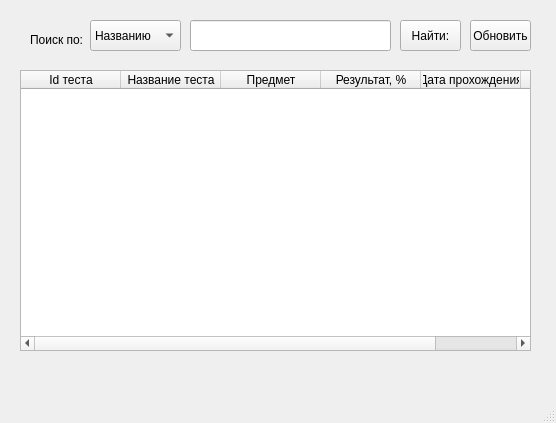
<?xml version="1.0" encoding="UTF-8"?>
<ui version="4.0">
 <class>MainWindow</class>
 <widget class="QMainWindow" name="MainWindow">
  <property name="geometry">
   <rect>
    <x>0</x>
    <y>0</y>
    <width>556</width>
    <height>423</height>
   </rect>
  </property>
  <property name="windowTitle">
   <string>MainWindow</string>
  </property>
  <widget class="QWidget" name="centralwidget">
   <widget class="QLabel" name="label">
    <property name="geometry">
     <rect>
      <x>30</x>
      <y>30</y>
      <width>61</width>
      <height>20</height>
     </rect>
    </property>
    <property name="text">
     <string>Поиск по:</string>
    </property>
   </widget>
   <widget class="QLineEdit" name="SearchStr">
    <property name="geometry">
     <rect>
      <x>190</x>
      <y>20</y>
      <width>201</width>
      <height>31</height>
     </rect>
    </property>
   </widget>
   <widget class="QPushButton" name="SearchPB">
    <property name="geometry">
     <rect>
      <x>400</x>
      <y>20</y>
      <width>61</width>
      <height>31</height>
     </rect>
    </property>
    <property name="text">
     <string>Найти:</string>
    </property>
   </widget>
   <widget class="QComboBox" name="SearchCB">
    <property name="geometry">
     <rect>
      <x>90</x>
      <y>20</y>
      <width>91</width>
      <height>31</height>
     </rect>
    </property>
    <item>
     <property name="text">
      <string>Названию</string>
     </property>
    </item>
    <item>
     <property name="text">
      <string>Id</string>
     </property>
    </item>
    <item>
     <property name="text">
      <string>Предмету</string>
     </property>
    </item>
   </widget>
   <widget class="QPushButton" name="UpdatePB">
    <property name="geometry">
     <rect>
      <x>470</x>
      <y>20</y>
      <width>61</width>
      <height>31</height>
     </rect>
    </property>
    <property name="text">
     <string>Обновить</string>
    </property>
   </widget>
   <widget class="QTableWidget" name="tableWidget">
    <property name="geometry">
     <rect>
      <x>20</x>
      <y>70</y>
      <width>511</width>
      <height>281</height>
     </rect>
    </property>
    <column>
     <property name="text">
      <string>Id теста</string>
     </property>
    </column>
    <column>
     <property name="text">
      <string>Название теста</string>
     </property>
    </column>
    <column>
     <property name="text">
      <string>Предмет</string>
     </property>
    </column>
    <column>
     <property name="text">
      <string>Результат, %</string>
     </property>
    </column>
    <column>
     <property name="text">
      <string>Дата прохождения</string>
     </property>
    </column>
    <column>
     <property name="text">
      <string>Ваши ответы</string>
     </property>
    </column>
   </widget>
  </widget>
  <widget class="QMenuBar" name="menubar">
   <property name="geometry">
    <rect>
     <x>0</x>
     <y>0</y>
     <width>556</width>
     <height>21</height>
    </rect>
   </property>
  </widget>
  <widget class="QStatusBar" name="statusbar"/>
 </widget>
 <resources/>
 <connections/>
</ui>
